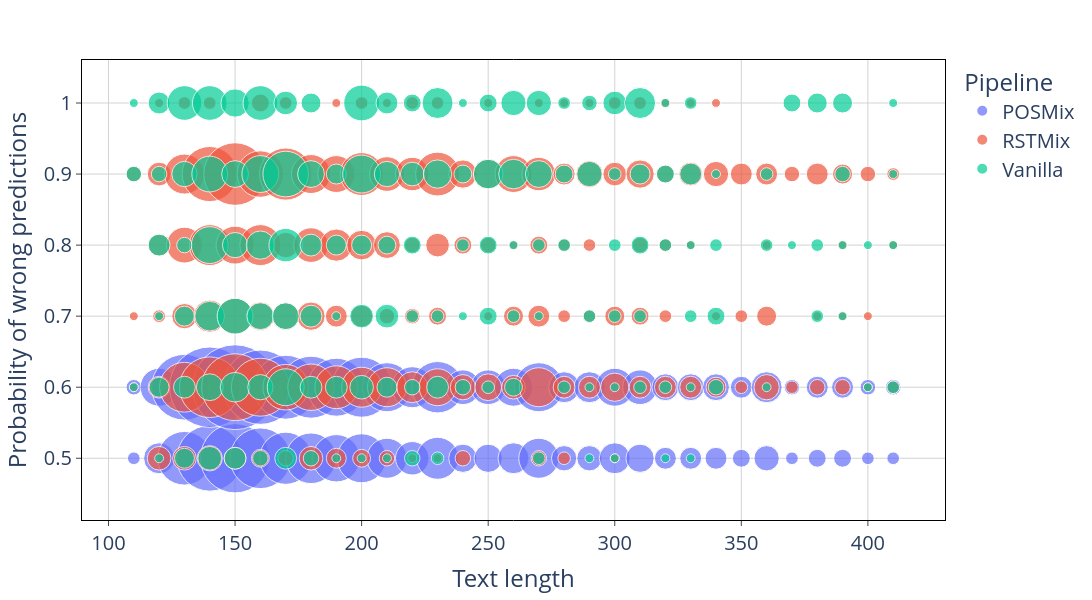

The notebook cell this image was saved under:
### Code cell
fig4 = px.scatter(round_df2,
                  x="length",
                  y="logits",
                  size="count",
                  color="Pipeline",
                  size_max=60)
fig4.update_annotations(font_size=5)
fig4.update_layout(height=600, width=1400, plot_bgcolor="white")
fig4.update_xaxes(mirror=True,
                  ticks='outside',
                  showline=True,
                  linecolor='black',
                  gridcolor='lightgrey')
fig4.update_yaxes(mirror=True,
                  ticks='outside',
                  showline=True,
                  linecolor='black',
                  gridcolor='lightgrey')
fig4.update_layout(
    xaxis_title="Text length",
    yaxis_title="Probability of wrong predictions",
    font_size=20,
)
fig4.update_annotations(font_size=5)
fig4.write_image("figs/gcdc_prob_dist_wrong_pred_length.svg")
fig4.show()

### Figure 1 — Plotly figure (JSON) as saved in the notebook; plotly's stock layout.template omitted (floating-point values rounded to 4 significant figures; data arrays with more than 128 entries replaced by an {"elided": "..."} marker saying what was removed)
{"data": [{"hovertemplate": "Pipeline=POSMix<br>length=%{x}<br>logits=%{y}<br>count=%{marker.size}<extra></extra>", "legendgroup": "POSMix", "marker": {"color": "#636efa", "size": [0.000602, 0.003612, 0.01084, 0.01626, 0.01806, 0.01385, 0.01023, 0.009633, 0.008429, 0.009031, 0.00602, 0.004214, 0.006623, 0.00301, 0.00301, 0.003612, 0.00602, 0.002408, 0.002408, 0.003612, 0.00301, 0.001806, 0.001806, 0.001806, 0.001204, 0.002408, 0.000602, 0.001204, 0.001204, 0.000602, 0.000602, 0.0009031, 0.005418, 0.01626, 0.02438, 0.02709, 0.02077, 0.01535, 0.01445, 0.01264, 0.01355, 0.009031, 0.006321, 0.009934, 0.004515, 0.004515, 0.005418, 0.009031, 0.003612, 0.003612, 0.005418, 0.004515, 0.002709, 0.002709, 0.002709, 0.001806, 0.003612, 0.0009031, 0.001806, 0.001806, 0.0009031, 0.0009031], "sizemode": "area", "sizeref": 7.526e-06, "symbol": "circle"}, "mode": "markers", "name": "POSMix", "orientation": "v", "showlegend": true, "type": "scatter", "x": [110, 120, 130, 140, 150, 160, 170, 180, 190, 200, 210, 220, 230, 240, 250, 260, 270, 280, 290, 300, 310, 320, 330, 340, 350, 360, 370, 380, 390, 400, 410, 110, 120, 130, 140, 150, 160, 170, 180, 190, 200, 210, 220, 230, 240, 250, 260, 270, 280, 290, 300, 310, 320, 330, 340, 350, 360, 370, 380, 390, 400, 410], "xaxis": "x", "y": [0.5, 0.5, 0.5, 0.5, 0.5, 0.5, 0.5, 0.5, 0.5, 0.5, 0.5, 0.5, 0.5, 0.5, 0.5, 0.5, 0.5, 0.5, 0.5, 0.5, 0.5, 0.5, 0.5, 0.5, 0.5, 0.5, 0.5, 0.5, 0.5, 0.5, 0.5, 0.6, 0.6, 0.6, 0.6, 0.6, 0.6, 0.6, 0.6, 0.6, 0.6, 0.6, 0.6, 0.6, 0.6, 0.6, 0.6, 0.6, 0.6, 0.6, 0.6, 0.6, 0.6, 0.6, 0.6, 0.6, 0.6, 0.6, 0.6, 0.6, 0.6, 0.6], "yaxis": "y"}, {"hovertemplate": "Pipeline=RSTMix<br>length=%{x}<br>logits=%{y}<br>count=%{marker.size}<extra></extra>", "legendgroup": "RSTMix", "marker": {"color": "#EF553B", "size": {"elided": "148 float values"}, "sizemode": "area", "sizeref": 7.526e-06, "symbol": "circle"}, "mode": "markers", "name": "RSTMix", "orientation": "v", "showlegend": true, "type": "scatter", "x": {"elided": "148 int values"}, "xaxis": "x", "y": {"elided": "148 float values"}, "yaxis": "y"}, {"hovertemplate": "Pipeline=Vanilla<br>length=%{x}<br>logits=%{y}<br>count=%{marker.size}<extra></extra>", "legendgroup": "Vanilla", "marker": {"color": "#00cc96", "size": {"elided": "146 float values"}, "sizemode": "area", "sizeref": 7.526e-06, "symbol": "circle"}, "mode": "markers", "name": "Vanilla", "orientation": "v", "showlegend": true, "type": "scatter", "x": {"elided": "146 int values"}, "xaxis": "x", "y": {"elided": "146 float values"}, "yaxis": "y"}], "layout": {"font": {"size": 20}, "height": 600, "legend": {"itemsizing": "constant", "title": {"text": "Pipeline"}, "tracegroupgap": 0}, "margin": {"t": 60}, "plot_bgcolor": "white", "width": 1400, "xaxis": {"anchor": "y", "domain": [0, 1], "gridcolor": "lightgrey", "linecolor": "black", "mirror": true, "showline": true, "ticks": "outside", "title": {"text": "Text length"}}, "yaxis": {"anchor": "x", "domain": [0, 1], "gridcolor": "lightgrey", "linecolor": "black", "mirror": true, "showline": true, "ticks": "outside", "title": {"text": "Probability of wrong predictions"}}}}
